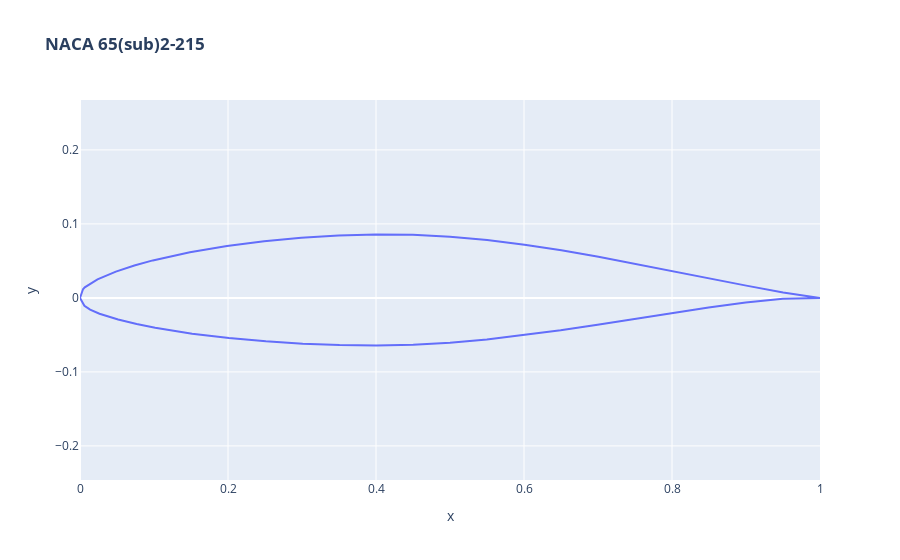
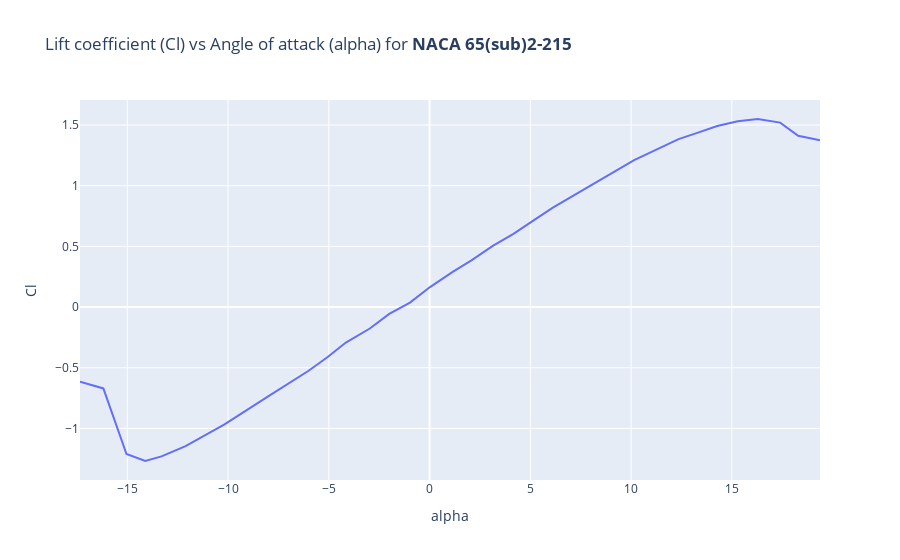
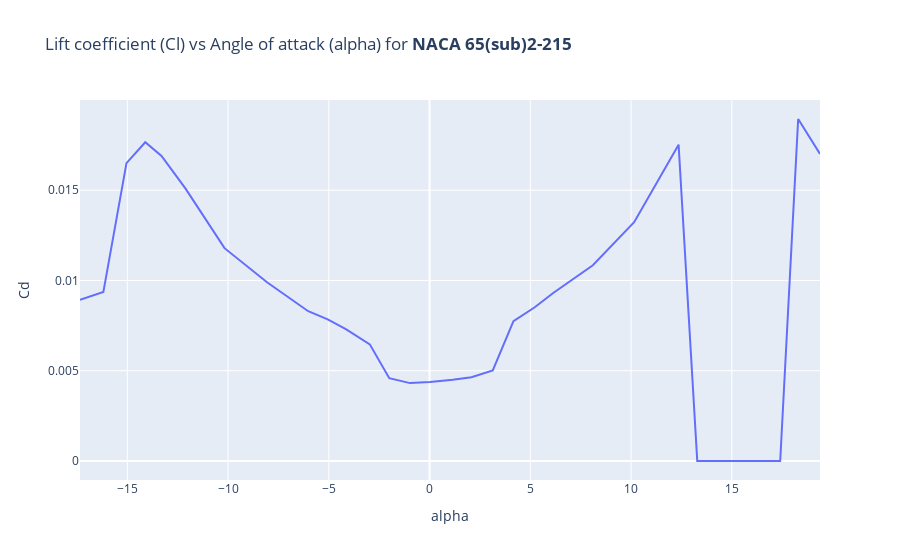

The notebook cell these images were saved under, in order:
### Markdown cell above
## Some visuals

### Code cell
idx='216'
sampleAlphaLiftDrag=dfProperties[dfProperties['id']==idx]

xs = dfCoords[dfCoords['id']==idx]['xs'].values[0]
ys = dfCoords[dfCoords['id']==idx]['ys'].values[0]
title=dfNames[dfNames['id']==idx].values[0][1] +' '+\
dfNames[dfNames['id']==idx].values[0][2]
f=px.line(x=xs, y=ys, title='<b>'+title+'</b>')
f.update_yaxes(scaleanchor = "x", scaleratio = 1)
f.show()

f = px.line(sampleAlphaLiftDrag, x ='alpha', y='Cl', title=f'Lift coefficient (Cl) vs Angle of attack (alpha) for <b>{title}</b>')
f.show()
f = px.line(sampleAlphaLiftDrag, x ='alpha', y='Cd', title=f'Lift coefficient (Cl) vs Angle of attack (alpha) for <b>{title}</b>')
f.show()

### Figure 1 — Plotly figure (JSON) as saved in the notebook; plotly's stock layout.template omitted (floating-point values rounded to 4 significant figures)
{"data": [{"hovertemplate": "x=%{x}<br>y=%{y}<extra></extra>", "legendgroup": "", "line": {"color": "#636efa", "dash": "solid"}, "mode": "lines", "name": "", "orientation": "v", "showlegend": false, "type": "scatter", "x": [1, 0.9502, 0.9004, 0.8506, 0.8006, 0.7507, 0.7006, 0.6505, 0.6007, 0.5502, 0.5, 0.4498, 0.3995, 0.3493, 0.299, 0.2488, 0.1986, 0.1485, 0.09841, 0.07342, 0.04848, 0.02365, 0.01132, 0.00645, 0.00406, 0, 0.00594, 0.00855, 0.01368, 0.02635, 0.05152, 0.07658, 0.1016, 0.1515, 0.2014, 0.2512, 0.301, 0.3507, 0.4005, 0.4502, 0.5, 0.5498, 0.5996, 0.6495, 0.6994, 0.7493, 0.7994, 0.8495, 0.8996, 0.9498, 1], "xaxis": "x", "y": [0, 0.00744, 0.0166, 0.02649, 0.03653, 0.04638, 0.05572, 0.06433, 0.07189, 0.07815, 0.08271, 0.08522, 0.08569, 0.08426, 0.08123, 0.07658, 0.07018, 0.06175, 0.05069, 0.0438, 0.03557, 0.02506, 0.01805, 0.01422, 0.0117, 0, -0.0107, -0.01282, -0.01591, -0.02134, -0.02925, -0.03532, -0.04035, -0.04829, -0.05426, -0.05868, -0.06179, -0.06366, -0.06427, -0.06332, -0.06065, -0.05625, -0.05047, -0.04373, -0.03628, -0.02848, -0.02061, -0.01303, -0.00626, -0.00112, 0], "yaxis": "y"}], "layout": {"legend": {"tracegroupgap": 0}, "title": {"text": "<b>NACA 65(sub)2-215</b>"}, "xaxis": {"anchor": "y", "domain": [0, 1], "title": {"text": "x"}}, "yaxis": {"anchor": "x", "domain": [0, 1], "scaleanchor": "x", "scaleratio": 1, "title": {"text": "y"}}}}

### Figure 2 — Plotly figure (JSON) as saved in the notebook; plotly's stock layout.template omitted (floating-point values rounded to 4 significant figures)
{"data": [{"hovertemplate": "alpha=%{x}<br>Cl=%{y}<extra></extra>", "legendgroup": "", "line": {"color": "#636efa", "dash": "solid"}, "mode": "lines", "name": "", "orientation": "v", "showlegend": false, "type": "scatter", "x": [19.38, 18.29, 17.4, 16.29, 15.3, 14.28, 13.29, 12.36, 10.15, 8.104, 6.119, 5.221, 4.163, 3.137, 2.078, 1.148, 0.02385, -0.9722, -2.0, -2.965, -4.154, -5.055, -6.021, -8.049, -10.18, -12.11, -13.3, -14.11, -15.04, -16.19, -17.35], "xaxis": "x", "y": [1.373, 1.411, 1.52, 1.549, 1.531, 1.492, 1.435, 1.384, 1.21, 1.009, 0.8187, 0.72, 0.6031, 0.5043, 0.3841, 0.2902, 0.1649, 0.03634, -0.05605, -0.1765, -0.292, -0.4109, -0.5265, -0.7398, -0.9664, -1.145, -1.23, -1.268, -1.21, -0.6702, -0.6142], "yaxis": "y"}], "layout": {"legend": {"tracegroupgap": 0}, "title": {"text": "Lift coefficient (Cl) vs Angle of attack (alpha) for <b>NACA 65(sub)2-215</b>"}, "xaxis": {"anchor": "y", "domain": [0, 1], "title": {"text": "alpha"}}, "yaxis": {"anchor": "x", "domain": [0, 1], "title": {"text": "Cl"}}}}

### Figure 3 — Plotly figure (JSON) as saved in the notebook; plotly's stock layout.template omitted (floating-point values rounded to 4 significant figures)
{"data": [{"hovertemplate": "alpha=%{x}<br>Cd=%{y}<extra></extra>", "legendgroup": "", "line": {"color": "#636efa", "dash": "solid"}, "mode": "lines", "name": "", "orientation": "v", "showlegend": false, "type": "scatter", "x": [19.38, 18.29, 17.4, 16.29, 15.3, 14.28, 13.29, 12.36, 10.15, 8.104, 6.119, 5.221, 4.163, 3.137, 2.078, 1.148, 0.02385, -0.9722, -2.0, -2.965, -4.154, -5.055, -6.021, -8.049, -10.18, -12.11, -13.3, -14.11, -15.04, -16.19, -17.35], "xaxis": "x", "y": [0.017, 0.01894, 0, 0, 0, 0, 0, 0.01752, 0.01322, 0.01084, 0.009296, 0.008515, 0.007748, 0.005017, 0.00464, 0.004497, 0.004377, 0.004315, 0.004588, 0.006461, 0.00731, 0.00785, 0.008297, 0.009884, 0.01179, 0.01509, 0.0169, 0.01766, 0.0165, 0.009357, 0.008933], "yaxis": "y"}], "layout": {"legend": {"tracegroupgap": 0}, "title": {"text": "Lift coefficient (Cl) vs Angle of attack (alpha) for <b>NACA 65(sub)2-215</b>"}, "xaxis": {"anchor": "y", "domain": [0, 1], "title": {"text": "alpha"}}, "yaxis": {"anchor": "x", "domain": [0, 1], "title": {"text": "Cd"}}}}
